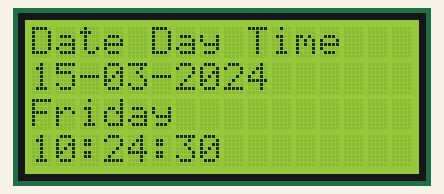
This sketch was run on a simulated Arduino Uno, built with avr-gcc and run on an emulated ATmega328P. Shown: 16×4 character LCD. The local clock reads 2024-03-15 10:24:30 at power-on unless the sketch sets it.

Above: at 0.3 s.
At 4.1 s:
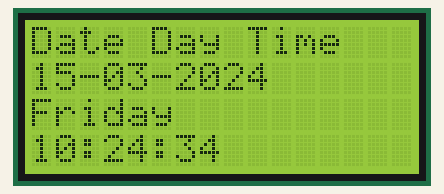
At 11.1 s:
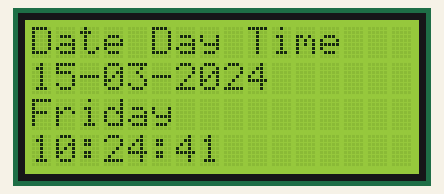
At 19.1 s:
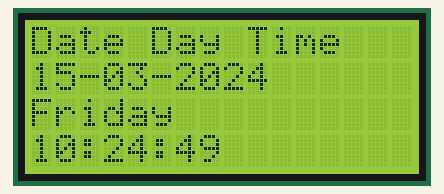
At 29.1 s:
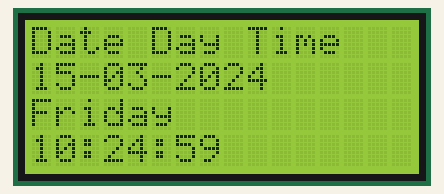
At 39.1 s:
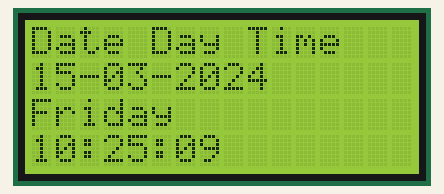

Measured:
- what the display in image 0 shows lasts 0.8 s, from 0.2 s to 1.0 s
- what the display in image 1 shows lasts 1.0 s, from 4.0 s to 5.0 s

The sketch:

Date_Day_ClockTime_Arduino_LCD_Code.ino
```cpp
#include <LiquidCrystal.h>
#include <SoftwareSerial.h>
#include "RTClib.h"

#define SRx 0
#define STx 1

LiquidCrystal lcd(12, 11, 5, 4, 3, 2);
RTC_DS1307 rtc;
SoftwareSerial mySerial(SRx, STx);  //(Rx, Tx)

char daysOfTheWeek[7][12] = {"Sunday", "Monday", "Tuesday", "Wednesday", "Thursday", "Friday", "Saturday"};


// Global Constants
int Hrs = 0;
int Min = 0;
int Sec = 0;
int Year = 0;
int Mon = 0;
int Day = 0;
int Time = 0;
int cnt = 0;
int disp_cnt = 0;
int hh1cnt = 0;
int hh2cnt = 0;
int mm1cnt = 0;
int mm2cnt = 0;
int Update_Mode = 0;   //To change digits
int bt_cnt_up = 0;    // digit Up Down Counter
int bt_disp_up = 0;   // Display Selection Button
int bt_fin_time = 0;  // Finalize Time
int debug = 1;        // To debug using Serial Monitor
int debug2 = 1;        // To debug using Serial Monitor


void setup() {
  lcd.begin(16, 4);
  lcd.print("Real TIme clock using DS1307");
  delay(100);
  lcd.clear();

  //Serial Comm
  pinMode(SRx, INPUT);   //Serial Rx
  pinMode(STx, OUTPUT);  //Serial Tx

  mySerial.begin(9600);
  if (debug)
  {
    mySerial.println("\n.............LCD Display...........");
  }
  if (! rtc.begin()){
    mySerial.println("Couldn't find RTC");
    mySerial.flush();
    while (1)
      delay(10);
  }
}

void loop() {

  DateTime now = rtc.now();
  if (now.hour() > 24 or now.minute() > 60 or now.second() >60)   //RTC not initialized
  {
    if (debug2)
    {
      mySerial.println("Set Clock Time");
      debug2 = 0;
    }
    Hrs = 0;
    Min = 0;
    Sec = 0;
  }
  else
  {
    Hrs = now.hour();
    Min = now.minute();
    Sec = now.second();
    Year = now.year();
    Mon = now.month();
    Day = now.day();
  }
  lcd.setCursor(0, 0);
  lcd.print("Date Day Time");
  lcd.setCursor(0, 1);
  lcd.print(Day);
  lcd.print("-" );
  if (Mon < 10)
  {
    lcd.print('0');
  }
  lcd.print(Mon);
  lcd.print("-" );
  lcd.print(Year);
  lcd.setCursor(0, 2);
  lcd.print(daysOfTheWeek[now.dayOfTheWeek()]);
  lcd.setCursor(0, 3);
  if (Hrs < 10)
  {
    lcd.print('0');
  }
  lcd.print(Hrs);
  lcd.print(":" );
  if (Min < 10)
  {
    lcd.print('0');
  }
  lcd.print(Min);
  lcd.print(":" );
    if (Sec < 10)
  {
    lcd.print('0');
  }
  lcd.print(Sec);


}
```
